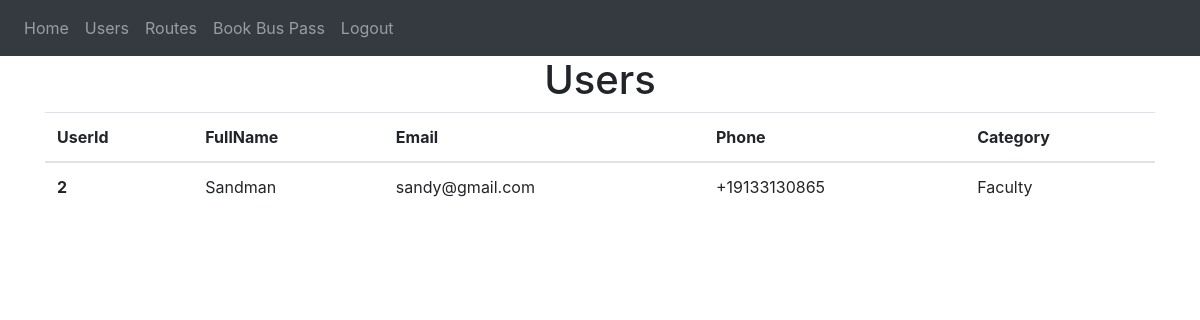
Screenshot of /users (signed in) with the database file from the repository.
### website/models.py (models this page shows)
class User(db.Model, UserMixin):
    id = db.Column(db.Integer, primary_key=True)
    username = db.Column(db.String(150), unique=True)
    password = db.Column(db.String(150))
    name = db.Column(db.String(150))
    phone = db.Column(db.String(150))
    role = db.Column(db.Integer)
    categoryid = db.Column(db.Integer, db.ForeignKey('category.id'))
    appvisits = db.Column(db.Integer)
    categories = db.relationship('Category')

### website/views.py (the view)
@views.route('/users', methods=['GET'])
@login_required
def users():
    users = User.query.filter(User.role != 1).all()
    return render_template('users.html', user=current_user, users = users)

### website/__init__.py (called while the page is built)
def create_app():
    app = Flask(__name__)
    app.config['SECRET_KEY'] = 'SANDEEP'
    app.config['SQLALCHEMY_DATABASE_URI'] =\
        'sqlite:///' + path.join(basedir, 'database.db')
    db.init_app(app)
    from .views import views
    from .auth import auth
    app.register_blueprint(views, url_prefix='/')
    app.register_blueprint(auth, url_prefix='/')
    from .models import User, Note
    login_manager = LoginManager(app)
    login_manager.login_view = 'auth.login' # type: ignore
    login_manager.init_app(app)
    @login_manager.user_loader
    def load_user(id):
        return User.query.get(int(id))
    with app.app_context():
        create_database()
    return app

### website/templates/users.html
{% extends "base.html" %} {% block title %}Home{% endblock %} {% block content
    %}
    <h1 align="center">Users</h1>
    <table class="table">
      <thead>
        <tr>
          <th scope="col">UserId</th>
          <th scope="col">FullName</th>
          <th scope="col">Email</th>
          <th scope="col">Phone</th>
          <th scope="col">Category</th>
        </tr>
      </thead>
      <tbody>
        {% for user in users %}
        <tr>
          <th scope="row">{{user.id}}</th>
          <td>{{user.name}}</td>
          <td>{{user.username}}</td>
          <td>{{user.phone}}</td>
          <td>{{'Faculty' if user.categoryid == 1 else 'Student' }}</td>
        </tr>
        {% endfor %}
      </tbody>
    </table>
    {% endblock %}

### rows the page displays
User: id "2", name "Sandman", username "sandy@gmail.com", phone "+19133130865", categoryid "Faculty"
